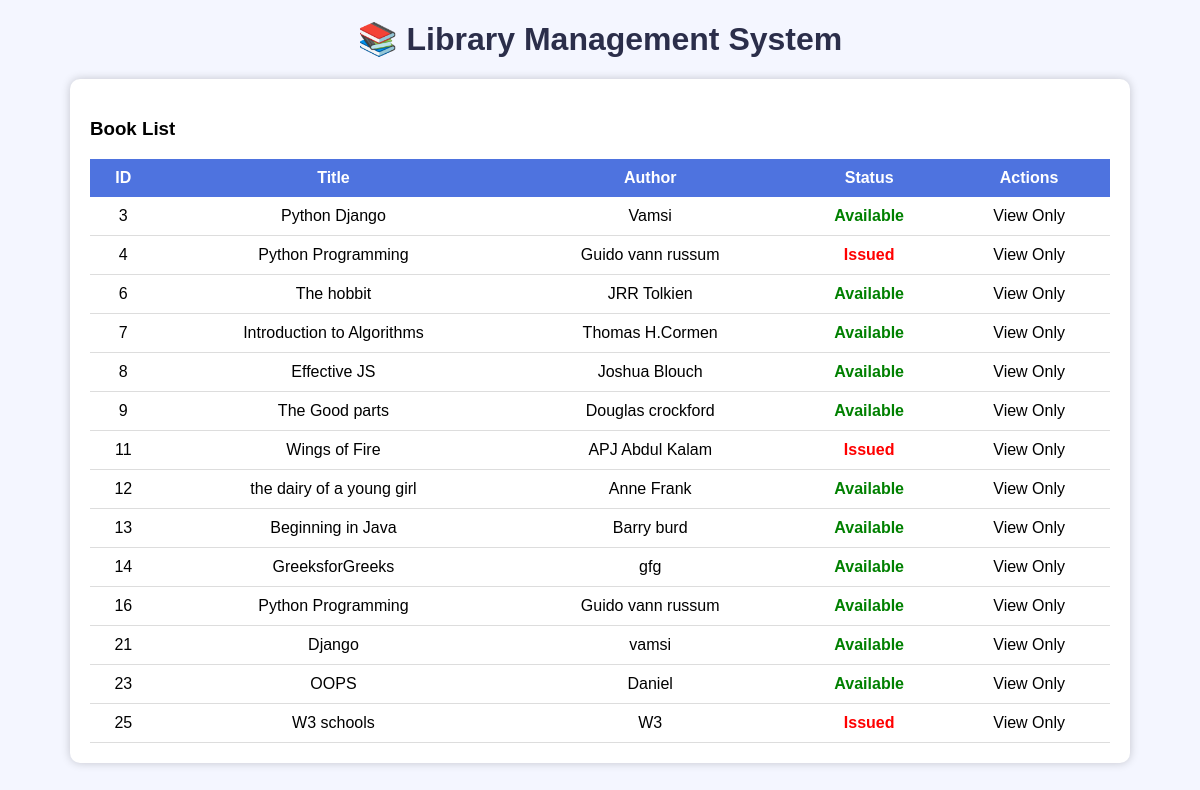
The page /books/ on the database its author committed.
### app/models.py (models this page shows, shortened)
class Book(models.Model):
    title = models.CharField(max_length=100)
    author_name = models.CharField(max_length=100)
    status = models.CharField(max_length=30, default="Available")

### app/views.py (the view)
# urls.py: path("books/", book_list_page),
def book_list_page(request):
    books = Book.objects.all()
    return render(request, "book_list.html", {"books": books})

### app/templates/book_list.html (shortened to what this page needs)
{% load static %}
<!DOCTYPE html>
<html>
<head>
</head>
<body>
<h1>📚 Library Management System</h1>
<div class="box">
<h3>Book List</h3>
<table>
<tr>
<th>ID</th>
<th>Title</th>
<th>Author</th>
<th>Status</th>
<th>Actions</th>
</tr>
{% for book in books %}
<tr>
<td>{{book.id}}</td>
<td>{{book.title}}</td>
<td>{{book.author_name}}</td>
<td class="{% if book.status == 'Issued' %}status-issued{% else %}status-available{% endif %}">
{{book.status}}
</td>
<td>
{% if user.role == "Teacher" %}
<a href="/issue/" class="issue-link">
Issue Book
</a>
<button class="edit-btn"
onclick="loadEdit('{{book.id}}','{{book.title}}','{{book.author_name}}')">
Edit
</button>
<button class="delete-btn"
onclick="deleteBook('{{book.id}}')">
Delete
</button>
{% else %}
View Only
{% endif %}
</td>
</tr>
{% endfor %}
</table>
</div>
</body>
</html>

### app/templates/book_list.html (style rules this page uses)
body { background:#f4f6ff; font-family:Arial; margin:0; }
h1 { text-align:center; color:#2b2e4a; margin-top:20px; }
.box { width:85%; background:white; margin:20px auto; padding:20px; border-radius:10px; box-shadow:0 0 10px rgba(0,0,0,0.2); }
table { width:100%; border-collapse:collapse; }
th { background:#4e73df; color:white; padding:10px; }
td { padding:10px; text-align:center; border-bottom:1px solid #ddd; }
.status-available { color:green; font-weight:bold; }
.status-issued { color:red; font-weight:bold; }

### rows shown on the page
Book: id "3", title "Python Django", author_name "Vamsi", status "Available"
Book: id "4", title "Python Programming", author_name "Guido vann russum", status "Issued"
Book: id "6", title "The hobbit", author_name "JRR Tolkien", status "Available"
Book: id "7", title "Introduction to Algorithms", author_name "Thomas H.Cormen", status "Available"
Book: id "8", title "Effective JS", author_name "Joshua Blouch", status "Available"
Book: id "9", title "The Good parts", author_name "Douglas crockford", status "Available"
Book: id "11", title "Wings of Fire", author_name "APJ Abdul Kalam", status "Issued"
Book: id "12", title "the dairy of a young girl", author_name "Anne Frank", status "Available"
Book: id "13", title "Beginning in Java", author_name "Barry burd", status "Available"
Book: id "14", title "GreeksforGreeks", author_name "gfg", status "Available"
Book: id "16", title "Python Programming", author_name "Guido vann russum", status "Available"
Book: id "21", title "Django", author_name "vamsi", status "Available"
Book: id "23", title "OOPS", author_name "Daniel", status "Available"
Book: id "25", title "W3 schools", author_name "W3", status "Issued"
